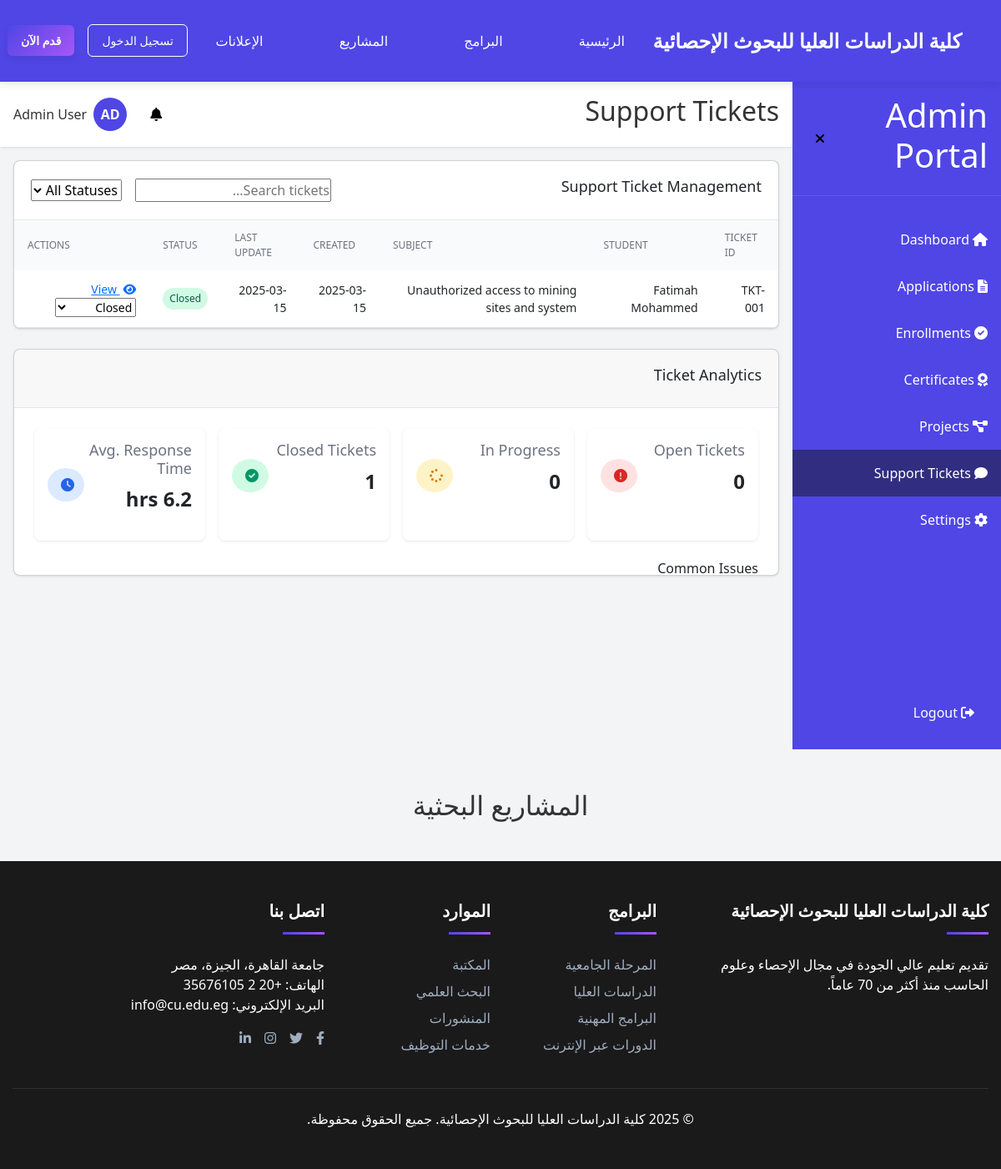
The page /admin/tickets (signed in) on the database its author committed.
### models.py (models this page shows, shortened)
class User(db.Model, UserMixin):
    __tablename__ = 'user'
    __table_args__ = {'extend_existing': True}
    id = db.Column(db.Integer, primary_key=True)
    email = db.Column(db.String(120), unique=True, nullable=False)
    password_hash = db.Column(db.String(128), nullable=False)
    full_name = db.Column(db.String(100), nullable=False)
    phone = db.Column(db.String(20), nullable=True)
    nationality = db.Column(db.String(50), nullable=True)
    education = db.Column(db.String(50), nullable=True)
    role = db.Column(db.String(20), default='student')
    created_at = db.Column(db.DateTime, default=datetime.utcnow)
    applications = db.relationship('Application', backref='user', lazy=True)
    documents = db.relationship('Document', backref='user', lazy=True)
    certificates = db.relationship('Certificate', backref='user', lazy=True)
    tickets = db.relationship('Ticket', backref='user', lazy=True)
    notifications = db.relationship('Notification', backref='user', lazy=True)
    def is_admin(self):
        return self.role == 'admin'

class Ticket(db.Model):
    __tablename__ = 'ticket'
    __table_args__ = {'extend_existing': True}
    id = db.Column(db.Integer, primary_key=True)
    ticket_id = db.Column(db.String(20), unique=True, nullable=False)
    user_id = db.Column(db.Integer, db.ForeignKey('user.id'), nullable=False)
    subject = db.Column(db.String(100), nullable=False)
    status = db.Column(db.String(20), default='Open')
    created_at = db.Column(db.DateTime, default=datetime.utcnow)
    messages = db.relationship('TicketMessage', backref='ticket', lazy=True, order_by='TicketMessage.created_at')

class TicketMessage(db.Model):
    __tablename__ = 'ticket_message'
    __table_args__ = {'extend_existing': True}
    id = db.Column(db.Integer, primary_key=True)
    ticket_id = db.Column(db.Integer, db.ForeignKey('ticket.id'), nullable=False)
    sender = db.Column(db.String(20), nullable=False)
    message = db.Column(db.Text, nullable=False)
    created_at = db.Column(db.DateTime, default=datetime.utcnow)

### run.py (the view)
@app.route('/admin/tickets')
@login_required
def admin_tickets():
    if not current_user.is_admin():
        return redirect(url_for('student_dashboard'))
    tickets = Ticket.query.order_by(Ticket.created_at.desc()).all()
    return render_template('admin/tickets.html', tickets=tickets)

### run.py (called while the page is built)
@login_manager.user_loader
def load_user(user_id):
    return User.query.get(int(user_id))

@app.template_filter('slice')
def slice_filter(iterable, start, end=None):
    if end is None:
        return iterable[start:]
    return iterable[start:end]

@app.context_processor
def inject_now():
    return {'now': datetime.utcnow()}

### templates/admin/tickets.html (shortened to what this page needs)
{% extends "admin_layout.html" %}
{% block page_title %}Support Tickets{% endblock %}
{% block main_content %}
<div class="card">
    <div class="card-header-with-actions">
        <h3>Support Ticket Management</h3>
        <div class="header-actions">
            <div class="search-container">
                <input type="text" id="search-input" placeholder="Search tickets..." class="form-input">
            </div>
            <select id="status-filter" class="form-input">
                <option value="">All Statuses</option>
            </select>
        </div>
    </div>
    <div class="table-container">
        <table class="full-width-table">
            <thead>
                <tr>
                    <th>Ticket ID</th>
                    <th>Student</th>
                    <th>Subject</th>
                    <th>Created</th>
                    <th>Last Update</th>
                    <th>Status</th>
                    <th>Actions</th>
                </tr>
            </thead>
            <tbody>
                {% for ticket in tickets %}
                    <tr>
                        <td>{{ ticket.ticket_id }}</td>
                        <td>{{ ticket.user.full_name }}</td>
                        <td>{{ ticket.subject }}</td>
                        <td>{{ ticket.created_at.strftime('%Y-%m-%d') }}</td>
                        <td>
                            {% if ticket.messages %}
                                {{ ticket.messages[-1].created_at.strftime('%Y-%m-%d') }}
                            {% else %}
                                {{ ticket.created_at.strftime('%Y-%m-%d') }}
                            {% endif %}
                        </td>
                        <td>
                            <span class="status-badge
                                {% if ticket.status == 'Open' %}red
                                {% elif ticket.status == 'In Progress' %}yellow
                                {% elif ticket.status == 'Closed' %}green
                                {% endif %}">
                                {{ ticket.status }}
                            </span>
                        </td>
                        <td>
                            <div class="actions-cell">
                                <a href="{{ url_for('admin_ticket_detail', ticket_id=ticket.id) }}" class="action-btn">
                                    <i class="fas fa-eye"></i> View
                                </a>
                                <select class="ticket-status-select" data-id="{{ ticket.id }}">
                                    <option value="Closed" {% if ticket.status == 'Closed' %}selected{% endif %}>Closed</option>
                                </select>
                            </div>
                        </td>
                    </tr>
                {% else %}
                    <tr>
                        <td colspan="7" class="text-center">No support tickets found</td>
                    </tr>
                {% endfor %}
            </tbody>
        </table>
    </div>
</div>
<div class="card mt-6">
    <div class="card-header">
        <h3>Ticket Analytics</h3>
    </div>
    <div class="card-body">
        <div class="stats-grid">
            <div class="stat-card">
                <div class="stat-content">
                    <div>
                        <h3 class="stat-title">Open Tickets</h3>
                        <p class="stat-value">{{ tickets|selectattr('status', 'equalto', 'Open')|list|length }}</p>
                    </div>
                    <div class="stat-icon red">
                        <i class="fas fa-exclamation-circle"></i>
                    </div>
                </div>
            </div>
            <div class="stat-card">
                <div class="stat-content">
                    <div>
                        <h3 class="stat-title">In Progress</h3>
                        <p class="stat-value">{{ tickets|selectattr('status', 'equalto', 'In Progress')|list|length }}</p>
                    </div>
                    <div class="stat-icon yellow">
                        <i class="fas fa-spinner"></i>
                    </div>
                </div>
            </div>
            <div class="stat-card">
                <div class="stat-content">
                    <div>
                        <h3 class="stat-title">Closed Tickets</h3>
                        <p class="stat-value">{{ tickets|selectattr('status', 'equalto', 'Closed')|list|length }}</p>
                    </div>
                    <div class="stat-icon green">
                        <i class="fas fa-check-circle"></i>
                    </div>
                </div>
            </div>
            <div class="stat-card">
                <div class="stat-content">
                    <div>
                        <h3 class="stat-title">Avg. Response Time</h3>
                        <p class="stat-value">6.2 hrs</p>
                    </div>
                    <div class="stat-icon blue">
                        <i class="fas fa-clock"></i>
                    </div>
                </div>
            </div>
        </div>
        <div class="mt-6">
            <h4 class="mb-4">Common Issues</h4>
        </div>
    </div>
</div>
{% endblock %}

### templates/admin_layout.html (shortened to what this page needs)
{% extends "base.html" %}
{% block content %}
<div class="dashboard-container">
    <div id="sidebar" class="sidebar">
        <div class="sidebar-header">
            <h1 id="sidebar-title">Admin Portal</h1>
            <button id="toggle-sidebar" class="btn-icon">
                <i class="fas fa-times"></i>
            </button>
        </div>
        <nav class="sidebar-nav">
            <a href="{{ url_for('admin_dashboard') }}" class="nav-item {% if request.endpoint == 'admin_dashboard' %}active{% endif %}">
                <i class="fas fa-home"></i>
                <span class="nav-text">Dashboard</span>
              </a>
            <a href="{{ url_for('admin_applications') }}"
               class="nav-item {% if request.endpoint == 'admin_applications' %}active{% endif %}"
               id="admin-applications-link">
                <i class="fas fa-file-alt"></i>
                <span class="nav-text">Applications</span>
            </a>
            <a href="{{ url_for('admin_enrollments') }}" class="nav-item {% if request.endpoint == 'admin_enrollments' %}active{% endif %}">
                <i class="fas fa-check-circle"></i>
                <span class="nav-text">Enrollments</span>
            </a>
            <a href="{{ url_for('admin_certificates') }}" class="nav-item {% if request.endpoint == 'admin_certificates' %}active{% endif %}">
                <i class="fas fa-award"></i>
                <span class="nav-text">Certificates</span>
            </a>
            <a href="{{ url_for('admin_projects') }}" class="nav-item {% if request.endpoint == 'admin_projects' %}active{% endif %}">
                <i class="fas fa-project-diagram"></i>
                <span class="nav-text">Projects</span>
            </a>
            <a href="{{ url_for('admin_tickets') }}" class="nav-item {% if request.endpoint == 'admin_tickets' %}active{% endif %}">
                <i class="fas fa-comment"></i>
                <span class="nav-text">Support Tickets</span>
            </a>
            <a href="{{ url_for('admin_settings') }}" class="nav-item {% if request.endpoint == 'admin_settings' %}active{% endif %}">
                <i class="fas fa-cog"></i>
                <span class="nav-text">Settings</span>
            </a>
        </nav>
        <div class="logout-container">
            <a href="{{ url_for('logout') }}" class="nav-item">
                <i class="fas fa-sign-out-alt"></i>
                <span class="nav-text">Logout</span>
            </a>
        </div>
    </div>
    <div class="main-content">
        <header class="header">
            <div class="header-content">
                <h2 id="page-title">{% block page_title %}Dashboard{% endblock %}</h2>
                <div class="header-actions">
                    <div class="notification-container">
                        <button id="notification-btn" class="btn-icon">
                            <i class="fas fa-bell"></i>
                            {% set unread_notifications = current_user.notifications|selectattr('read', 'equalto', false)|list %}
                        </button>
                    </div>
                    <div class="user-container">
                        <div class="avatar">AD</div>
                        <span id="user-name" class="user-name">{{ current_user.full_name }}</span>
                    </div>
                </div>
            </div>
        </header>
        <main class="content">
            {% block main_content %}{% endblock %}
        </main>
    </div>
</div>
<section class="py-5" id="projects">
    <div class="container">
        <h2 class="text-center mb-4">المشاريع البحثية</h2>
    </div>
</section>
{% endblock %}

### rows shown on the page
User: full_name "Admin User"
Ticket: ticket_id "TKT-001", user.full_name "Fatimah Mohammed", subject "Unauthorized access to mining sites and system", created_at "2025-03-15", status "Closed", status+id "Closed"

### other values the page prints
{{ tickets|selectattr('status', 'equalto', 'Open')|list|length }} "0"
{{ tickets|selectattr('status', 'equalto', 'In Progress')|list|length }} "0"
{{ tickets|selectattr('status', 'equalto', 'Closed')|list|length }} "1"
